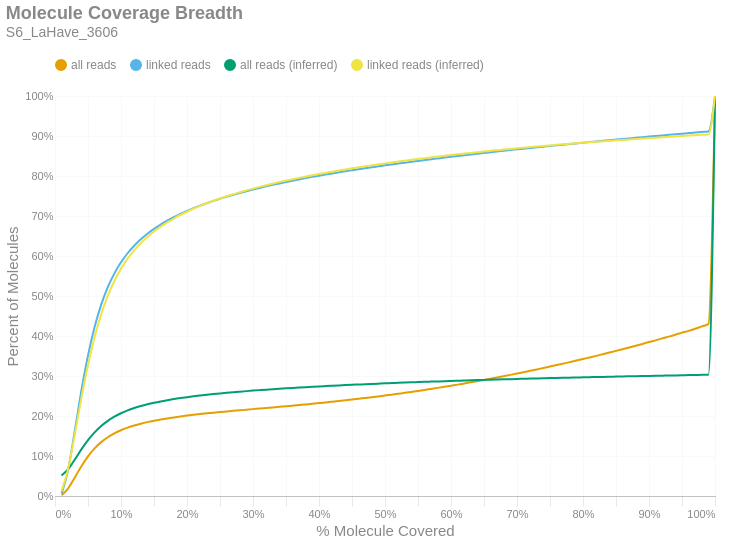

Notebook code for this chart:
### Markdown cell above
### Molecule Read Coverage
This chart shows molecule coverage breadth as computed by the number of bases aligned to that molecule. In other words, "*how much of each unique long molecule is actually sequenced/aligned?*" Keep in mind there is a distinction between sequences and alignments, since some sequences belonging to a particular molecule may not align well and wouldn't appear in the alignment data. This chart also shows molecule coverage breadth as computed by the *inferred fragment* from which the aligned sequences originate. Unlike read coverage, this calculation takes into account the total insert size, including unsequenced gaps between the forward and reverse reads. Like the previous figures, these are cumulative percents.

### Code cell
if SKIPLR:
    print_html(f"Skipped")
else:
    binned_df = consolidated_hist(valids['coverage_bp'], mask, 0.01, True)
    binned_df_inf = consolidated_hist(valids['coverage_inserts'], mask, 0.01, True)
    binned_df = binned_df.with_columns(pl.lit(binned_df_inf['all reads (cumsum)']).alias('all reads (inferred)'))
    binned_df = binned_df.with_columns(pl.lit(binned_df_inf['linked reads (cumsum)']).alias('linked reads (inferred)'))
    binned_df = binned_df.with_columns(
        (pl.col('bin').cast(pl.Float64) + 0.01).alias('right_edge')
    )

    with SafeRender(binned_df):
        (
            density_plot(binned_df, 'Molecule Coverage Breadth', samplename, 'molcov', ['all reads (inferred)','linked reads (inferred)'])
            .encode(
                #x=alt.X('bin:Q', title="% Molecule Covered").axis(format = '%').scale(padding=0),
                x=alt.X('right_edge:Q', title="% Molecule Covered").axis(format='%').scale(padding=0),
                y=alt.Y('value:Q', title='Percent of Molecules')
                    .axis(format='%')
                    .stack(False)
                    .scale(domainMin=0, padding=0),
                color=alt.Color("key:N").scale(domain = ["all reads", "linked reads", "all reads (inferred)", "linked reads (inferred)"]),
                tooltip = [
                    alt.Tooltip("key:N", title = "Data Type"),
                    alt.Tooltip("range_label:N", title="% Molecule Covered"),
                    alt.Tooltip("value:Q", format = ".2%", title="% Molecules")
                ]
            )
        ).display()

### Figure 1 — Vega-Lite specification as saved in the notebook (floating-point values rounded to 4 significant figures)
{"width": "container", "height": 400, "config": {"title": {"anchor": "start", "dy": -15, "fontSize": 18, "color": "#888888", "subtitleColor": "#888888", "subtitleFontSize": 14}, "arc": {"fill": "#0072B2"}, "axis": {"domainColor": "#888888", "domainWidth": 0.5, "gridWidth": 0.2, "grid": false, "titleFontWeight": 400, "titleFontSize": 15, "labelFontSize": 11, "labelColor": "#888888", "tickColor": "#888888", "tickWidth": 0.2, "titleColor": "#888888"}, "axisBand": {"grid": false}, "axisX": {"grid": true, "tickSize": 10, "domainCap": "round"}, "axisY": {"domain": false, "grid": true, "tickSize": 0, "domainCap": "round"}, "background": "transparent", "header": {"labelFontSize": 15, "labelColor": "#888888", "titleFontSize": 15, "titleFontWeight": 600, "titleColor": "#888888"}, "legend": {"labelFont": "sans-serif", "labelFontSize": 12, "labelColor": "#888888", "symbolSize": 100, "symbolType": "circle", "titleFontSize": 12, "titlePadding": 10, "titleColor": "#888888", "title": null, "orient": "top"}, "range": {"category": ["#E69F00", "#56B4E9", "#009E73", "#F0E442", "#0072B2", "#D55E00", "#CC79A7", "#000000"], "diverging": ["#cfe8f3", "#a2d4ec", "#73bfe2", "#46abdb", "#1696d2", "#12719e"]}, "area": {"fill": "#0072B2", "fillOpacity": 0.7, "line": true, "strokeOpacity": 0.7}, "line": {"color": "#0072B2", "stroke": "#0072B2", "strokeWidth": 2}, "trail": {"color": "#0072B2", "stroke": "#0072B2", "strokeWidth": 0, "size": 1}, "point": {"filled": true, "fillOpacity": 1.0, "size": 95}, "text": {"color": "#888888", "fontSize": 11, "align": "right", "fontWeight": 400, "size": 11}, "bar": {"fill": "#0072B2", "stroke": null}, "view": {"stroke": null, "continuousWidth": 660, "continuousHeight": 400}}, "data": {"name": "data-b0a0c9f89b94fe4623f217b66da2be11"}, "mark": {"type": "line", "interpolate": "monotone", "point": {"opacity": 0, "size": 275}}, "encoding": {"color": {"field": "key", "scale": {"domain": ["all reads", "linked reads", "all reads (inferred)", "linked reads (inferred)"]}, "type": "nominal"}, "tooltip": [{"field": "key", "title": "Data Type", "type": "nominal"}, {"field": "range_label", "title": "% Molecule Covered", "type": "nominal"}, {"field": "value", "format": ".2%", "title": "% Molecules", "type": "quantitative"}], "x": {"axis": {"format": "%"}, "field": "right_edge", "scale": {"padding": 0}, "title": "% Molecule Covered", "type": "quantitative"}, "y": {"axis": {"format": "%"}, "field": "value", "scale": {"domainMin": 0, "padding": 0}, "stack": false, "title": "Percent of Molecules", "type": "quantitative"}}, "params": [{"name": "param_c36ac31b6afebe62", "select": {"type": "point", "fields": ["key"]}, "bind": "legend"}], "title": {"text": "Molecule Coverage Breadth", "subtitle": "S6_LaHave_3606"}, "transform": [{"fold": ["all reads (cumsum)", "linked reads (cumsum)", "all reads (inferred)", "linked reads (inferred)"]}, {"calculate": "replace(datum.key, ' (cumsum)', '')", "as": "key"}, {"filter": {"param": "param_c36ac31b6afebe62"}}], "usermeta": {"embedOptions": {"downloadFileName": "S6_LaHave_3606.molcov"}}, "$schema": "https://vega.github.io/schema/vega-lite/v6.1.0.json", "datasets": {"data-b0a0c9f89b94fe4623f217b66da2be11": [{"bin": "0.0", "interval": "0.0-0.01", "all reads": 0.00183, "linked reads": 0.00584, "all reads (cumsum)": 0.00183, "linked reads (cumsum)": 0.00584, "range_label": "0.0-0.01", "all reads (inferred)": 0.05105, "linked reads (inferred)": 0.01271, "right_edge": 0.01}, {"bin": "0.01", "interval": "0.01-0.02", "all reads": 0.01722, "linked reads": 0.06041, "all reads (cumsum)": 0.01905, "linked reads (cumsum)": 0.06625, "range_label": "0.01-0.02", "all reads (inferred)": 0.06696, "linked reads (inferred)": 0.06852, "right_edge": 0.02}, {"bin": "0.02", "interval": "0.02-0.03", "all reads": 0.02723, "linked reads": 0.0968, "all reads (cumsum)": 0.04628, "linked reads (cumsum)": 0.163, "range_label": "0.02-0.03", "all reads (inferred)": 0.09105, "linked reads (inferred)": 0.1542, "right_edge": 0.03}, {"bin": "0.03", "interval": "0.03-0.04", "all reads": 0.02825, "linked reads": 0.1007, "all reads (cumsum)": 0.07453, "linked reads (cumsum)": 0.2638, "range_label": "0.03-0.04", "all reads (inferred)": 0.1165, "linked reads (inferred)": 0.245, "right_edge": 0.04}, {"bin": "0.04", "interval": "0.04-0.05", "all reads": 0.02448, "linked reads": 0.0874, "all reads (cumsum)": 0.09901, "linked reads (cumsum)": 0.3512, "range_label": "0.04-0.05", "all reads (inferred)": 0.1395, "linked reads (inferred)": 0.3274, "right_edge": 0.05}, {"bin": "0.05", "interval": "0.05-0.06", "all reads": 0.01999, "linked reads": 0.07136, "all reads (cumsum)": 0.119, "linked reads (cumsum)": 0.4225, "range_label": "0.05-0.06", "all reads (inferred)": 0.159, "linked reads (inferred)": 0.3971, "right_edge": 0.06}, {"bin": "0.06", "interval": "0.06-0.07", "all reads": 0.01568, "linked reads": 0.0559, "all reads (cumsum)": 0.1347, "linked reads (cumsum)": 0.4784, "range_label": "0.06-0.07", "all reads (inferred)": 0.1751, "linked reads (inferred)": 0.4545, "right_edge": 0.07}, {"bin": "0.07", "interval": "0.07-0.08", "all reads": 0.01226, "linked reads": 0.04365, "all reads (cumsum)": 0.1469, "linked reads (cumsum)": 0.5221, "range_label": "0.07-0.08", "all reads (inferred)": 0.188, "linked reads (inferred)": 0.5005, "right_edge": 0.08}, {"bin": "0.08", "interval": "0.08-0.09", "all reads": 0.00969, "linked reads": 0.03445, "all reads (cumsum)": 0.1566, "linked reads (cumsum)": 0.5565, "range_label": "0.08-0.09", "all reads (inferred)": 0.1984, "linked reads (inferred)": 0.5376, "right_edge": 0.09}, {"bin": "0.09", "interval": "0.09-0.1", "all reads": 0.007803, "linked reads": 0.02769, "all reads (cumsum)": 0.1644, "linked reads (cumsum)": 0.5842, "range_label": "0.09-0.1", "all reads (inferred)": 0.2069, "linked reads (inferred)": 0.568, "right_edge": 0.1}, {"bin": "0.1", "interval": "0.1-0.11", "all reads": 0.006398, "linked reads": 0.02266, "all reads (cumsum)": 0.1708, "linked reads (cumsum)": 0.6069, "range_label": "0.1-0.11", "all reads (inferred)": 0.214, "linked reads (inferred)": 0.5932, "right_edge": 0.11}, {"bin": "0.11", "interval": "0.11-0.12", "all reads": 0.005318, "linked reads": 0.01879, "all reads (cumsum)": 0.1761, "linked reads (cumsum)": 0.6257, "range_label": "0.11-0.12", "all reads (inferred)": 0.2199, "linked reads (inferred)": 0.6143, "right_edge": 0.12}, {"bin": "0.12", "interval": "0.12-0.13", "all reads": 0.00454, "linked reads": 0.01602, "all reads (cumsum)": 0.1807, "linked reads (cumsum)": 0.6417, "range_label": "0.12-0.13", "all reads (inferred)": 0.2249, "linked reads (inferred)": 0.6321, "right_edge": 0.13}, {"bin": "0.13", "interval": "0.13-0.14", "all reads": 0.003952, "linked reads": 0.01394, "all reads (cumsum)": 0.1846, "linked reads (cumsum)": 0.6556, "range_label": "0.13-0.14", "all reads (inferred)": 0.2292, "linked reads (inferred)": 0.6476, "right_edge": 0.14}, {"bin": "0.14", "interval": "0.14-0.15", "all reads": 0.003455, "linked reads": 0.01216, "all reads (cumsum)": 0.1881, "linked reads (cumsum)": 0.6678, "range_label": "0.14-0.15", "all reads (inferred)": 0.2331, "linked reads (inferred)": 0.6611, "right_edge": 0.15}, {"bin": "0.15", "interval": "0.15-0.16", "all reads": 0.003077, "linked reads": 0.01078, "all reads (cumsum)": 0.1912, "linked reads (cumsum)": 0.6786, "range_label": "0.15-0.16", "all reads (inferred)": 0.2364, "linked reads (inferred)": 0.6731, "right_edge": 0.16}, {"bin": "0.16", "interval": "0.16-0.17", "all reads": 0.002772, "linked reads": 0.009675, "all reads (cumsum)": 0.1939, "linked reads (cumsum)": 0.6882, "range_label": "0.16-0.17", "all reads (inferred)": 0.2395, "linked reads (inferred)": 0.6838, "right_edge": 0.17}, {"bin": "0.17", "interval": "0.17-0.18", "all reads": 0.002542, "linked reads": 0.008865, "all reads (cumsum)": 0.1965, "linked reads (cumsum)": 0.6971, "range_label": "0.17-0.18", "all reads (inferred)": 0.2422, "linked reads (inferred)": 0.6936, "right_edge": 0.18}, {"bin": "0.18", "interval": "0.18-0.19", "all reads": 0.002328, "linked reads": 0.008095, "all reads (cumsum)": 0.1988, "linked reads (cumsum)": 0.7052, "range_label": "0.18-0.19", "all reads (inferred)": 0.2448, "linked reads (inferred)": 0.7025, "right_edge": 0.19}, {"bin": "0.19", "interval": "0.19-0.2", "all reads": 0.002169, "linked reads": 0.007484, "all reads (cumsum)": 0.201, "linked reads (cumsum)": 0.7127, "range_label": "0.19-0.2", "all reads (inferred)": 0.2471, "linked reads (inferred)": 0.7107, "right_edge": 0.2}, {"bin": "0.2", "interval": "0.2-0.21", "all reads": 0.002006, "linked reads": 0.006932, "all reads (cumsum)": 0.203, "linked reads (cumsum)": 0.7196, "range_label": "0.2-0.21", "all reads (inferred)": 0.2492, "linked reads (inferred)": 0.7184, "right_edge": 0.21}, {"bin": "0.21", "interval": "0.21-0.22", "all reads": 0.001867, "linked reads": 0.006421, "all reads (cumsum)": 0.2049, "linked reads (cumsum)": 0.726, "range_label": "0.21-0.22", "all reads (inferred)": 0.2512, "linked reads (inferred)": 0.7253, "right_edge": 0.22}, {"bin": "0.22", "interval": "0.22-0.23", "all reads": 0.001768, "linked reads": 0.006004, "all reads (cumsum)": 0.2066, "linked reads (cumsum)": 0.732, "range_label": "0.22-0.23", "all reads (inferred)": 0.2531, "linked reads (inferred)": 0.7319, "right_edge": 0.23}, {"bin": "0.23", "interval": "0.23-0.24", "all reads": 0.001687, "linked reads": 0.005687, "all reads (cumsum)": 0.2083, "linked reads (cumsum)": 0.7377, "range_label": "0.23-0.24", "all reads (inferred)": 0.2548, "linked reads (inferred)": 0.738, "right_edge": 0.24}, {"bin": "0.24", "interval": "0.24-0.25", "all reads": 0.001613, "linked reads": 0.00539, "all reads (cumsum)": 0.2099, "linked reads (cumsum)": 0.7431, "range_label": "0.24-0.25", "all reads (inferred)": 0.2565, "linked reads (inferred)": 0.7438, "right_edge": 0.25}, {"bin": "0.25", "interval": "0.25-0.26", "all reads": 0.001483, "linked reads": 0.004919, "all reads (cumsum)": 0.2114, "linked reads (cumsum)": 0.748, "range_label": "0.25-0.26", "all reads (inferred)": 0.258, "linked reads (inferred)": 0.7493, "right_edge": 0.26}, {"bin": "0.26", "interval": "0.26-0.27", "all reads": 0.001491, "linked reads": 0.004875, "all reads (cumsum)": 0.2129, "linked reads (cumsum)": 0.7529, "range_label": "0.26-0.27", "all reads (inferred)": 0.2595, "linked reads (inferred)": 0.7545, "right_edge": 0.27}, {"bin": "0.27", "interval": "0.27-0.28", "all reads": 0.001455, "linked reads": 0.004688, "all reads (cumsum)": 0.2144, "linked reads (cumsum)": 0.7576, "range_label": "0.27-0.28", "all reads (inferred)": 0.2609, "linked reads (inferred)": 0.7593, "right_edge": 0.28}, {"bin": "0.28", "interval": "0.28-0.29", "all reads": 0.001419, "linked reads": 0.004429, "all reads (cumsum)": 0.2158, "linked reads (cumsum)": 0.762, "range_label": "0.28-0.29", "all reads (inferred)": 0.2622, "linked reads (inferred)": 0.764, "right_edge": 0.29}, {"bin": "0.29", "interval": "0.29-0.3", "all reads": 0.001419, "linked reads": 0.004236, "all reads (cumsum)": 0.2172, "linked reads (cumsum)": 0.7663, "range_label": "0.29-0.3", "all reads (inferred)": 0.2635, "linked reads (inferred)": 0.7684, "right_edge": 0.3}, {"bin": "0.3", "interval": "0.3-0.31", "all reads": 0.001385, "linked reads": 0.003942, "all reads (cumsum)": 0.2186, "linked reads (cumsum)": 0.7702, "range_label": "0.3-0.31", "all reads (inferred)": 0.2647, "linked reads (inferred)": 0.7727, "right_edge": 0.31}, {"bin": "0.31", "interval": "0.31-0.32", "all reads": 0.001439, "linked reads": 0.003967, "all reads (cumsum)": 0.22, "linked reads (cumsum)": 0.7742, "range_label": "0.31-0.32", "all reads (inferred)": 0.2659, "linked reads (inferred)": 0.777, "right_edge": 0.32}, {"bin": "0.32", "interval": "0.32-0.33", "all reads": 0.001434, "linked reads": 0.003684, "all reads (cumsum)": 0.2214, "linked reads (cumsum)": 0.7779, "range_label": "0.32-0.33", "all reads (inferred)": 0.267, "linked reads (inferred)": 0.7809, "right_edge": 0.33}, {"bin": "0.33", "interval": "0.33-0.34", "all reads": 0.001453, "linked reads": 0.003598, "all reads (cumsum)": 0.2229, "linked reads (cumsum)": 0.7815, "range_label": "0.33-0.34", "all reads (inferred)": 0.2681, "linked reads (inferred)": 0.7848, "right_edge": 0.34}, {"bin": "0.34", "interval": "0.34-0.35", "all reads": 0.001476, "linked reads": 0.003462, "all reads (cumsum)": 0.2244, "linked reads (cumsum)": 0.7849, "range_label": "0.34-0.35", "all reads (inferred)": 0.2692, "linked reads (inferred)": 0.7884, "right_edge": 0.35}, {"bin": "0.35", "interval": "0.35-0.36", "all reads": 0.001507, "linked reads": 0.003324, "all reads (cumsum)": 0.2259, "linked reads (cumsum)": 0.7882, "range_label": "0.35-0.36", "all reads (inferred)": 0.2702, "linked reads (inferred)": 0.7919, "right_edge": 0.36}, {"bin": "0.36", "interval": "0.36-0.37", "all reads": 0.00153, "linked reads": 0.003217, "all reads (cumsum)": 0.2274, "linked reads (cumsum)": 0.7915, "range_label": "0.36-0.37", "all reads (inferred)": 0.2711, "linked reads (inferred)": 0.7954, "right_edge": 0.37}, {"bin": "0.37", "interval": "0.37-0.38", "all reads": 0.0016, "linked reads": 0.003208, "all reads (cumsum)": 0.229, "linked reads (cumsum)": 0.7947, "range_label": "0.37-0.38", "all reads (inferred)": 0.2721, "linked reads (inferred)": 0.7986, "right_edge": 0.38}, {"bin": "0.38", "interval": "0.38-0.39", "all reads": 0.00162, "linked reads": 0.003123, "all reads (cumsum)": 0.2306, "linked reads (cumsum)": 0.7978, "range_label": "0.38-0.39", "all reads (inferred)": 0.273, "linked reads (inferred)": 0.8018, "right_edge": 0.39}, {"bin": "0.39", "interval": "0.39-0.4", "all reads": 0.00164, "linked reads": 0.002952, "all reads (cumsum)": 0.2323, "linked reads (cumsum)": 0.8007, "range_label": "0.39-0.4", "all reads (inferred)": 0.2739, "linked reads (inferred)": 0.8049, "right_edge": 0.4}, {"bin": "0.4", "interval": "0.4-0.41", "all reads": 0.001662, "linked reads": 0.002905, "all reads (cumsum)": 0.2339, "linked reads (cumsum)": 0.8036, "range_label": "0.4-0.41", "all reads (inferred)": 0.2747, "linked reads (inferred)": 0.8079, "right_edge": 0.41}, {"bin": "0.41", "interval": "0.41-0.42", "all reads": 0.001741, "linked reads": 0.002824, "all reads (cumsum)": 0.2357, "linked reads (cumsum)": 0.8065, "range_label": "0.41-0.42", "all reads (inferred)": 0.2756, "linked reads (inferred)": 0.8108, "right_edge": 0.42}, {"bin": "0.42", "interval": "0.42-0.43", "all reads": 0.001771, "linked reads": 0.002693, "all reads (cumsum)": 0.2374, "linked reads (cumsum)": 0.8092, "range_label": "0.42-0.43", "all reads (inferred)": 0.2764, "linked reads (inferred)": 0.8137, "right_edge": 0.43}, {"bin": "0.43", "interval": "0.43-0.44", "all reads": 0.001819, "linked reads": 0.002644, "all reads (cumsum)": 0.2393, "linked reads (cumsum)": 0.8118, "range_label": "0.43-0.44", "all reads (inferred)": 0.2772, "linked reads (inferred)": 0.8164, "right_edge": 0.44}, {"bin": "0.44", "interval": "0.44-0.45", "all reads": 0.001857, "linked reads": 0.002557, "all reads (cumsum)": 0.2411, "linked reads (cumsum)": 0.8144, "range_label": "0.44-0.45", "all reads (inferred)": 0.278, "linked reads (inferred)": 0.8191, "right_edge": 0.45}, {"bin": "0.45", "interval": "0.45-0.46", "all reads": 0.001907, "linked reads": 0.002523, "all reads (cumsum)": 0.243, "linked reads (cumsum)": 0.8169, "range_label": "0.45-0.46", "all reads (inferred)": 0.2787, "linked reads (inferred)": 0.8217, "right_edge": 0.46}, {"bin": "0.46", "interval": "0.46-0.47", "all reads": 0.001967, "linked reads": 0.002465, "all reads (cumsum)": 0.245, "linked reads (cumsum)": 0.8194, "range_label": "0.46-0.47", "all reads (inferred)": 0.2795, "linked reads (inferred)": 0.8243, "right_edge": 0.47}, {"bin": "0.47", "interval": "0.47-0.48", "all reads": 0.001989, "linked reads": 0.002428, "all reads (cumsum)": 0.247, "linked reads (cumsum)": 0.8218, "range_label": "0.47-0.48", "all reads (inferred)": 0.2802, "linked reads (inferred)": 0.8267, "right_edge": 0.48}, {"bin": "0.48", "interval": "0.48-0.49", "all reads": 0.00202, "linked reads": 0.002405, "all reads (cumsum)": 0.249, "linked reads (cumsum)": 0.8242, "range_label": "0.48-0.49", "all reads (inferred)": 0.2809, "linked reads (inferred)": 0.8292, "right_edge": 0.49}, {"bin": "0.49", "interval": "0.49-0.5", "all reads": 0.002273, "linked reads": 0.002477, "all reads (cumsum)": 0.2513, "linked reads (cumsum)": 0.8267, "range_label": "0.49-0.5", "all reads (inferred)": 0.2816, "linked reads (inferred)": 0.8316, "right_edge": 0.5}, {"bin": "0.5", "interval": "0.5-0.51", "all reads": 0.002008, "linked reads": 0.00219, "all reads (cumsum)": 0.2533, "linked reads (cumsum)": 0.8289, "range_label": "0.5-0.51", "all reads (inferred)": 0.2822, "linked reads (inferred)": 0.8338, "right_edge": 0.51}, {"bin": "0.51", "interval": "0.51-0.52", "all reads": 0.002312, "linked reads": 0.002285, "all reads (cumsum)": 0.2556, "linked reads (cumsum)": 0.8311, "range_label": "0.51-0.52", "all reads (inferred)": 0.2829, "linked reads (inferred)": 0.8362, "right_edge": 0.52}, {"bin": "0.52", "interval": "0.52-0.53", "all reads": 0.002282, "linked reads": 0.002239, "all reads (cumsum)": 0.2579, "linked reads (cumsum)": 0.8334, "range_label": "0.52-0.53", "all reads (inferred)": 0.2836, "linked reads (inferred)": 0.8384, "right_edge": 0.53}, {"bin": "0.53", "interval": "0.53-0.54", "all reads": 0.002383, "linked reads": 0.002167, "all reads (cumsum)": 0.2603, "linked reads (cumsum)": 0.8355, "range_label": "0.53-0.54", "all reads (inferred)": 0.2842, "linked reads (inferred)": 0.8405, "right_edge": 0.54}, {"bin": "0.54", "interval": "0.54-0.55", "all reads": 0.002366, "linked reads": 0.002131, "all reads (cumsum)": 0.2626, "linked reads (cumsum)": 0.8377, "range_label": "0.54-0.55", "all reads (inferred)": 0.2848, "linked reads (inferred)": 0.8426, "right_edge": 0.55}, {"bin": "0.55", "interval": "0.55-0.56", "all reads": 0.002533, "linked reads": 0.002132, "all reads (cumsum)": 0.2652, "linked reads (cumsum)": 0.8398, "range_label": "0.55-0.56", "all reads (inferred)": 0.2854, "linked reads (inferred)": 0.8446, "right_edge": 0.56}, {"bin": "0.56", "interval": "0.56-0.57", "all reads": 0.002568, "linked reads": 0.002105, "all reads (cumsum)": 0.2677, "linked reads (cumsum)": 0.8419, "range_label": "0.56-0.57", "all reads (inferred)": 0.286, "linked reads (inferred)": 0.8466, "right_edge": 0.57}, {"bin": "0.57", "interval": "0.57-0.58", "all reads": 0.002555, "linked reads": 0.002035, "all reads (cumsum)": 0.2703, "linked reads (cumsum)": 0.8439, "range_label": "0.57-0.58", "all reads (inferred)": 0.2865, "linked reads (inferred)": 0.8486, "right_edge": 0.58}, {"bin": "0.58", "interval": "0.58-0.59", "all reads": 0.002653, "linked reads": 0.002024, "all reads (cumsum)": 0.2729, "linked reads (cumsum)": 0.846, "range_label": "0.58-0.59", "all reads (inferred)": 0.2871, "linked reads (inferred)": 0.8505, "right_edge": 0.59}, {"bin": "0.59", "interval": "0.59-0.6", "all reads": 0.00276, "linked reads": 0.002032, "all reads (cumsum)": 0.2757, "linked reads (cumsum)": 0.848, "range_label": "0.59-0.6", "all reads (inferred)": 0.2876, "linked reads (inferred)": 0.8524, "right_edge": 0.6}, {"bin": "0.6", "interval": "0.6-0.61", "all reads": 0.002714, "linked reads": 0.00196, "all reads (cumsum)": 0.2784, "linked reads (cumsum)": 0.85, "range_label": "0.6-0.61", "all reads (inferred)": 0.2882, "linked reads (inferred)": 0.8542, "right_edge": 0.61}, {"bin": "0.61", "interval": "0.61-0.62", "all reads": 0.00287, "linked reads": 0.001931, "all reads (cumsum)": 0.2813, "linked reads (cumsum)": 0.8519, "range_label": "0.61-0.62", "all reads (inferred)": 0.2887, "linked reads (inferred)": 0.856, "right_edge": 0.62}, {"bin": "0.62", "interval": "0.62-0.63", "all reads": 0.002858, "linked reads": 0.001907, "all reads (cumsum)": 0.2841, "linked reads (cumsum)": 0.8538, "range_label": "0.62-0.63", "all reads (inferred)": 0.2892, "linked reads (inferred)": 0.8578, "right_edge": 0.63}, {"bin": "0.63", "interval": "0.63-0.64", "all reads": 0.002996, "linked reads": 0.00191, "all reads (cumsum)": 0.2871, "linked reads (cumsum)": 0.8557, "range_label": "0.63-0.64", "all reads (inferred)": 0.2897, "linked reads (inferred)": 0.8595, "right_edge": 0.64}, {"bin": "0.64", "interval": "0.64-0.65", "all reads": 0.003, "linked reads": 0.001881, "all reads (cumsum)": 0.2901, "linked reads (cumsum)": 0.8576, "range_label": "0.64-0.65", "all reads (inferred)": 0.2902, "linked reads (inferred)": 0.8612, "right_edge": 0.65}, {"bin": "0.65", "interval": "0.65-0.66", "all reads": 0.003198, "linked reads": 0.00189, "all reads (cumsum)": 0.2933, "linked reads (cumsum)": 0.8595, "range_label": "0.65-0.66", "all reads (inferred)": 0.2907, "linked reads (inferred)": 0.8629, "right_edge": 0.66}, {"bin": "0.66", "interval": "0.66-0.67", "all reads": 0.003056, "linked reads": 0.001784, "all reads (cumsum)": 0.2964, "linked reads (cumsum)": 0.8613, "range_label": "0.66-0.67", "all reads (inferred)": 0.2912, "linked reads (inferred)": 0.8645, "right_edge": 0.67}, {"bin": "0.67", "interval": "0.67-0.68", "all reads": 0.003203, "linked reads": 0.001826, "all reads (cumsum)": 0.2996, "linked reads (cumsum)": 0.8631, "range_label": "0.67-0.68", "all reads (inferred)": 0.2917, "linked reads (inferred)": 0.8661, "right_edge": 0.68}, {"bin": "0.68", "interval": "0.68-0.69", "all reads": 0.003225, "linked reads": 0.001784, "all reads (cumsum)": 0.3028, "linked reads (cumsum)": 0.8649, "range_label": "0.68-0.69", "all reads (inferred)": 0.2921, "linked reads (inferred)": 0.8677, "right_edge": 0.69}, {"bin": "0.69", "interval": "0.69-0.7", "all reads": 0.003358, "linked reads": 0.001735, "all reads (cumsum)": 0.3062, "linked reads (cumsum)": 0.8666, "range_label": "0.69-0.7", "all reads (inferred)": 0.2926, "linked reads (inferred)": 0.8692, "right_edge": 0.7}, {"bin": "0.7", "interval": "0.7-0.71", "all reads": 0.003292, "linked reads": 0.001698, "all reads (cumsum)": 0.3095, "linked reads (cumsum)": 0.8683, "range_label": "0.7-0.71", "all reads (inferred)": 0.293, "linked reads (inferred)": 0.8708, "right_edge": 0.71}, {"bin": "0.71", "interval": "0.71-0.72", "all reads": 0.003443, "linked reads": 0.001701, "all reads (cumsum)": 0.3129, "linked reads (cumsum)": 0.87, "range_label": "0.71-0.72", "all reads (inferred)": 0.2935, "linked reads (inferred)": 0.8723, "right_edge": 0.72}, {"bin": "0.72", "interval": "0.72-0.73", "all reads": 0.00354, "linked reads": 0.001631, "all reads (cumsum)": 0.3165, "linked reads (cumsum)": 0.8716, "range_label": "0.72-0.73", "all reads (inferred)": 0.2939, "linked reads (inferred)": 0.8737, "right_edge": 0.73}, {"bin": "0.73", "interval": "0.73-0.74", "all reads": 0.003502, "linked reads": 0.001702, "all reads (cumsum)": 0.32, "linked reads (cumsum)": 0.8733, "range_label": "0.73-0.74", "all reads (inferred)": 0.2943, "linked reads (inferred)": 0.8751, "right_edge": 0.74}, {"bin": "0.74", "interval": "0.74-0.75", "all reads": 0.003727, "linked reads": 0.001759, "all reads (cumsum)": 0.3237, "linked reads (cumsum)": 0.8751, "range_label": "0.74-0.75", "all reads (inferred)": 0.2947, "linked reads (inferred)": 0.8765, "right_edge": 0.75}, {"bin": "0.75", "interval": "0.75-0.76", "all reads": 0.003574, "linked reads": 0.001586, "all reads (cumsum)": 0.3273, "linked reads (cumsum)": 0.8767, "range_label": "0.75-0.76", "all reads (inferred)": 0.2951, "linked reads (inferred)": 0.8779, "right_edge": 0.76}, {"bin": "0.76", "interval": "0.76-0.77", "all reads": 0.003726, "linked reads": 0.001622, "all reads (cumsum)": 0.331, "linked reads (cumsum)": 0.8783, "range_label": "0.76-0.77", "all reads (inferred)": 0.2955, "linked reads (inferred)": 0.8792, "right_edge": 0.77}, {"bin": "0.77", "interval": "0.77-0.78", "all reads": 0.003757, "linked reads": 0.001605, "all reads (cumsum)": 0.3347, "linked reads (cumsum)": 0.8799, "range_label": "0.77-0.78", "all reads (inferred)": 0.2959, "linked reads (inferred)": 0.8805, "right_edge": 0.78}, {"bin": "0.78", "interval": "0.78-0.79", "all reads": 0.003809, "linked reads": 0.001579, "all reads (cumsum)": 0.3385, "linked reads (cumsum)": 0.8815, "range_label": "0.78-0.79", "all reads (inferred)": 0.2963, "linked reads (inferred)": 0.8818, "right_edge": 0.79}, {"bin": "0.79", "interval": "0.79-0.8", "all reads": 0.004082, "linked reads": 0.001692, "all reads (cumsum)": 0.3426, "linked reads (cumsum)": 0.8832, "range_label": "0.79-0.8", "all reads (inferred)": 0.2967, "linked reads (inferred)": 0.8831, "right_edge": 0.8}, {"bin": "0.8", "interval": "0.8-0.81", "all reads": 0.003776, "linked reads": 0.001534, "all reads (cumsum)": 0.3464, "linked reads (cumsum)": 0.8847, "range_label": "0.8-0.81", "all reads (inferred)": 0.297, "linked reads (inferred)": 0.8843, "right_edge": 0.81}, {"bin": "0.81", "interval": "0.81-0.82", "all reads": 0.00397, "linked reads": 0.001612, "all reads (cumsum)": 0.3504, "linked reads (cumsum)": 0.8863, "range_label": "0.81-0.82", "all reads (inferred)": 0.2974, "linked reads (inferred)": 0.8856, "right_edge": 0.82}, {"bin": "0.82", "interval": "0.82-0.83", "all reads": 0.004115, "linked reads": 0.001583, "all reads (cumsum)": 0.3545, "linked reads (cumsum)": 0.8879, "range_label": "0.82-0.83", "all reads (inferred)": 0.2978, "linked reads (inferred)": 0.8867, "right_edge": 0.83}, {"bin": "0.83", "interval": "0.83-0.84", "all reads": 0.004141, "linked reads": 0.00159, "all reads (cumsum)": 0.3586, "linked reads (cumsum)": 0.8895, "range_label": "0.83-0.84", "all reads (inferred)": 0.2981, "linked reads (inferred)": 0.8879, "right_edge": 0.84}, {"bin": "0.84", "interval": "0.84-0.85", "all reads": 0.004131, "linked reads": 0.001505, "all reads (cumsum)": 0.3628, "linked reads (cumsum)": 0.891, "range_label": "0.84-0.85", "all reads (inferred)": 0.2985, "linked reads (inferred)": 0.8891, "right_edge": 0.85}, {"bin": "0.85", "interval": "0.85-0.86", "all reads": 0.004235, "linked reads": 0.001489, "all reads (cumsum)": 0.367, "linked reads (cumsum)": 0.8925, "range_label": "0.85-0.86", "all reads (inferred)": 0.2988, "linked reads (inferred)": 0.8903, "right_edge": 0.86}, {"bin": "0.86", "interval": "0.86-0.87", "all reads": 0.004274, "linked reads": 0.00151, "all reads (cumsum)": 0.3713, "linked reads (cumsum)": 0.894, "range_label": "0.86-0.87", "all reads (inferred)": 0.2992, "linked reads (inferred)": 0.8914, "right_edge": 0.87}, {"bin": "0.87", "interval": "0.87-0.88", "all reads": 0.004439, "linked reads": 0.001537, "all reads (cumsum)": 0.3757, "linked reads (cumsum)": 0.8955, "range_label": "0.87-0.88", "all reads (inferred)": 0.2995, "linked reads (inferred)": 0.8925, "right_edge": 0.88}, {"bin": "0.88", "interval": "0.88-0.89", "all reads": 0.004454, "linked reads": 0.001537, "all reads (cumsum)": 0.3802, "linked reads (cumsum)": 0.8971, "range_label": "0.88-0.89", "all reads (inferred)": 0.2998, "linked reads (inferred)": 0.8936, "right_edge": 0.89}, {"bin": "0.89", "interval": "0.89-0.9", "all reads": 0.004629, "linked reads": 0.001499, "all reads (cumsum)": 0.3848, "linked reads (cumsum)": 0.8986, "range_label": "0.89-0.9", "all reads (inferred)": 0.3002, "linked reads (inferred)": 0.8947, "right_edge": 0.9}, {"bin": "0.9", "interval": "0.9-0.91", "all reads": 0.004334, "linked reads": 0.001449, "all reads (cumsum)": 0.3891, "linked reads (cumsum)": 0.9, "range_label": "0.9-0.91", "all reads (inferred)": 0.3005, "linked reads (inferred)": 0.8958, "right_edge": 0.91}, {"bin": "0.91", "interval": "0.91-0.92", "all reads": 0.004901, "linked reads": 0.001428, "all reads (cumsum)": 0.394, "linked reads (cumsum)": 0.9015, "range_label": "0.91-0.92", "all reads (inferred)": 0.3008, "linked reads (inferred)": 0.8968, "right_edge": 0.92}, {"bin": "0.92", "interval": "0.92-0.93", "all reads": 0.004346, "linked reads": 0.001432, "all reads (cumsum)": 0.3984, "linked reads (cumsum)": 0.9029, "range_label": "0.92-0.93", "all reads (inferred)": 0.3012, "linked reads (inferred)": 0.8979, "right_edge": 0.93}, {"bin": "0.93", "interval": "0.93-0.94", "all reads": 0.004771, "linked reads": 0.001476, "all reads (cumsum)": 0.4031, "linked reads (cumsum)": 0.9044, "range_label": "0.93-0.94", "all reads (inferred)": 0.3015, "linked reads (inferred)": 0.8989, "right_edge": 0.94}, {"bin": "0.94", "interval": "0.94-0.95", "all reads": 0.005244, "linked reads": 0.001455, "all reads (cumsum)": 0.4084, "linked reads (cumsum)": 0.9058, "range_label": "0.94-0.95", "all reads (inferred)": 0.3018, "linked reads (inferred)": 0.9, "right_edge": 0.95}, {"bin": "0.95", "interval": "0.95-0.96", "all reads": 0.004491, "linked reads": 0.001435, "all reads (cumsum)": 0.4129, "linked reads (cumsum)": 0.9073, "range_label": "0.95-0.96", "all reads (inferred)": 0.3022, "linked reads (inferred)": 0.901, "right_edge": 0.96}, {"bin": "0.96", "interval": "0.96-0.97", "all reads": 0.005338, "linked reads": 0.001434, "all reads (cumsum)": 0.4182, "linked reads (cumsum)": 0.9087, "range_label": "0.96-0.97", "all reads (inferred)": 0.3026, "linked reads (inferred)": 0.9021, "right_edge": 0.97}, {"bin": "0.97", "interval": "0.97-0.98", "all reads": 0.005887, "linked reads": 0.001367, "all reads (cumsum)": 0.4241, "linked reads (cumsum)": 0.9101, "range_label": "0.97-0.98", "all reads (inferred)": 0.303, "linked reads (inferred)": 0.9031, "right_edge": 0.98}, {"bin": "0.98", "interval": "0.98-0.99", "all reads": 0.005561, "linked reads": 0.001445, "all reads (cumsum)": 0.4297, "linked reads (cumsum)": 0.9115, "range_label": "0.98-0.99", "all reads (inferred)": 0.3033, "linked reads (inferred)": 0.9037, "right_edge": 0.99}, {"bin": "0.99", "interval": "0.99-1.0", "all reads": 0.5703, "linked reads": 0.0885, "all reads (cumsum)": 1.0, "linked reads (cumsum)": 1.0, "range_label": "0.99-1.0", "all reads (inferred)": 1.0, "linked reads (inferred)": 1.0, "right_edge": 1.0}]}}
